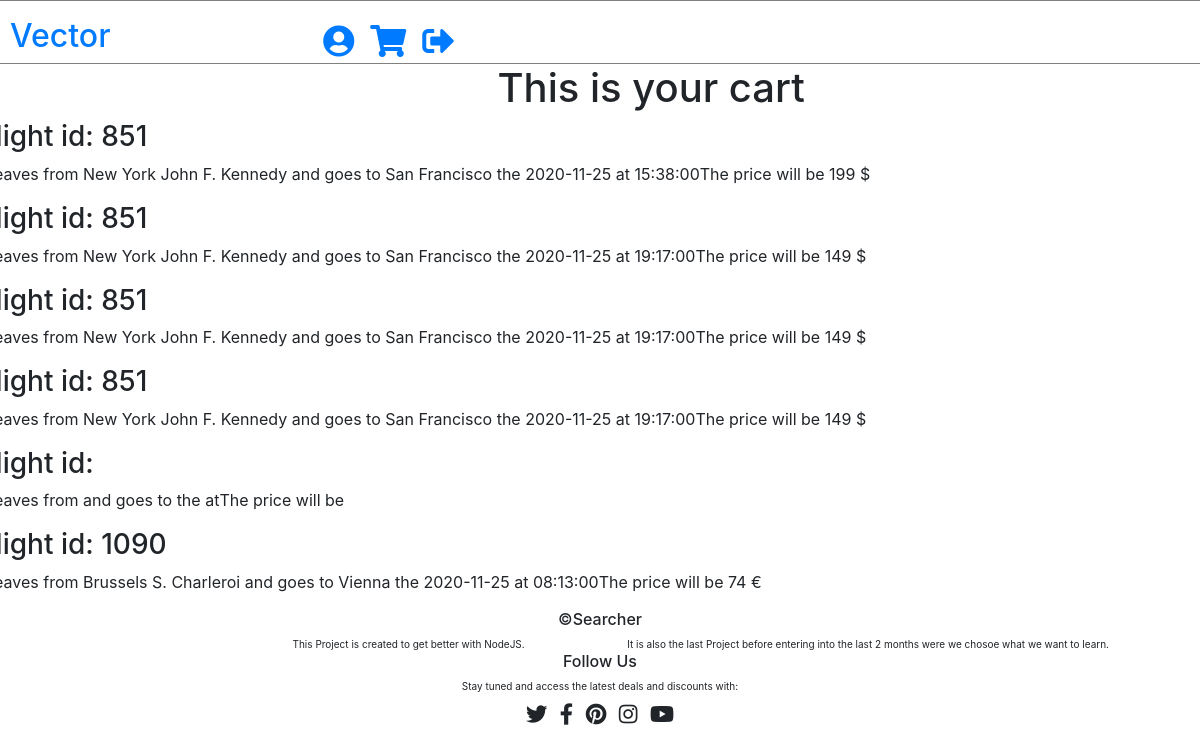
The app's page /cart (signed in) with its own data.
### app.py (models this page shows, shortened)
class flights(db.Model):
    _id = db.Column('id', db.Integer, primary_key = True)
    user_id = db.Column('user_id', db.Integer)
    carrier_id = db.Column('carrier_id', db.Integer)
    price = db.Column('price', db.Integer)
    symbol = db.Column('symbol', db.String(1))
    departure_airport = db.Column('departure_airport', db.String(100))
    destination_airport = db.Column('destination_airport', db.String(100))
    date = db.Column('date', db.String(50))
    time = db.Column('time', db.String(50))

### app.py (the view)
@app.route('/cart')
def cart():
    return render_template('cart.html', flights = flights.query.filter_by(user_id = session['id']).all())

### templates/cart.html (shortened to what this page needs)
{% extends 'base.html' %}
{% block content %}
<div class="row">
    <div class="col-xs-2 offset-5">
        <h1>This is your cart</h1>
    </div>
</div>
{% if flights %}
    {% for flight in flights %}
    <div class="row">
        <h3>flight id: {{ flight.carrier_id }}</h3>
    </div>
    <div class="row">
        <p>Leaves from {{ flight.departure_airport }} and goes to {{ flight.destination_airport }} the {{ flight.date }} at {{ flight.time }}</p>
        <p>The price will be {{ flight.price }} {{ flight.symbol }} </p>
    </div>
    {% endfor %}
{% else %}
    <h1>No flights</h1>
{% endif %}
{% endblock %}

### records on screen
flights: carrier_id "851", departure_airport "New York John F. Kennedy", destination_airport "San Francisco", date "2020-11-25", time "15:38:00", price "199", symbol "$"
flights: carrier_id "851", departure_airport "New York John F. Kennedy", destination_airport "San Francisco", date "2020-11-25", time "19:17:00", price "149", symbol "$"
flights: carrier_id "851", departure_airport "New York John F. Kennedy", destination_airport "San Francisco", date "2020-11-25", time "19:17:00", price "149", symbol "$"
flights: carrier_id "851", departure_airport "New York John F. Kennedy", destination_airport "San Francisco", date "2020-11-25", time "19:17:00", price "149", symbol "$"
flights: carrier_id "1090", departure_airport "Brussels S. Charleroi", destination_airport "Vienna", date "2020-11-25", time "08:13:00", price "74", symbol "€"
